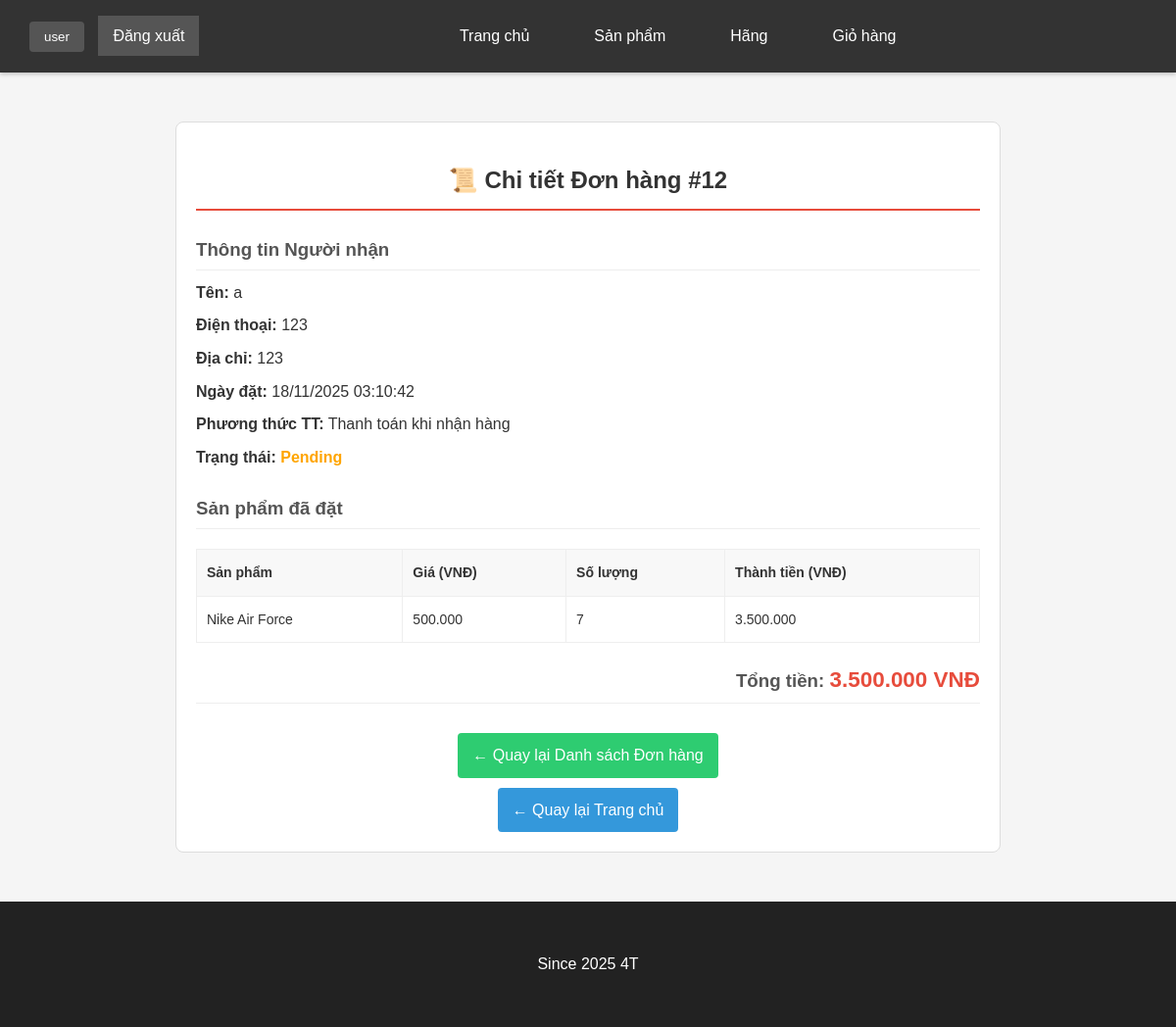
The app's page /order_detail.php?id=12 (signed in) with its own data.
### tables this page shows
CREATE TABLE `orders` (
  `id` int(11) NOT NULL,
  `user_id` int(11) DEFAULT 0,
  `receiver_name` varchar(255) NOT NULL,
  `phone_number` varchar(20) NOT NULL,
  `address` text NOT NULL,
  `total_amount` decimal(10,2) NOT NULL,
  `payment_method` varchar(50) NOT NULL,
  `status` varchar(50) NOT NULL,
  `transaction_id` varchar(255) DEFAULT NULL,
  `order_date` datetime DEFAULT current_timestamp()
);

CREATE TABLE `order_details` (
  `id` int(11) NOT NULL,
  `order_id` int(11) NOT NULL,
  `product_name` varchar(255) NOT NULL,
  `price` decimal(10,2) NOT NULL,
  `quantity` int(11) NOT NULL
);

### order_detail.php (the view, shortened to what this page needs)
<?php
include 'includes/db.php';
include 'includes/header.php';
$logged_in_user_id = $_SESSION['user_id'] ?? 0;
$order_id = (int)($_GET['id'] ?? 0);
echo '<link rel="stylesheet" href="css/checkout.css">';
if ($order_id === 0) {
    $orders = [];
    $stmt = $conn->prepare("SELECT id, total_amount, payment_method, status, order_date FROM orders WHERE user_id = ? ORDER BY order_date DESC");
    if (!$stmt) {
        die("Lỗi chuẩn bị truy vấn: " . $conn->error);
    }
    $stmt->bind_param("i", $logged_in_user_id);
    $stmt->execute();
    $result = $stmt->get_result();
    while ($row = $result->fetch_assoc()) {
        $orders[] = $row;
    }
    $stmt->close();
    ?>
    <div class="order-summary">
        <h2>🛍️ Đơn hàng của tôi</h2>
        <?php if (empty($orders)): ?>
            <p style="text-align: center; padding: 20px; color: #777;">Bạn chưa có đơn hàng nào.</p>
            <a href="products.php" class="btn-return" style="background-color: #2ecc71;">BẮT ĐẦU MUA SẮM</a>
        <?php else: ?>
            <table class="details-table">
                <thead>
                    <tr>
                        <th>Mã ĐH</th>
                        <th>Ngày đặt</th>
                        <th>Tổng tiền</th>
                        <th>Trạng thái</th>
                        <th>Hành động</th>
                    </tr>
                </thead>
                <tbody>
                    <?php foreach ($orders as $order): ?>
                    <tr>
                        <td>#<?= $order['id'] ?></td>
                        <td><?= date('d/m/Y', strtotime($order['order_date'])) ?></td>
                        <td><?= number_format($order['total_amount'], 0, ',', '.') ?> VNĐ</td>
                        <td><span style="color:
                            <?php
                                if ($order['status'] == 'Processing') echo 'blue';
                                else if ($order['status'] == 'Delivered') echo 'green';
                                else if ($order['status'] == 'Failed') echo 'red';
                                else echo 'orange';
                            ?>; font-weight: bold;">
                            <?= htmlspecialchars($order['status']) ?>
                        </span></td>
                        <td>
                            <a href="order_detail.php?id=<?= $order['id'] ?>" class="btn-return" style="padding: 5px 10px; font-size: 14px; background-color: #3498db; display: inline;">Xem chi tiết</a>
                        </td>
                    </tr>
                    <?php endforeach; ?>
                </tbody>
            </table>
        <?php endif; ?>
    </div>
    <?php
}
else {
    $order_details = [];
    $stmt = $conn->prepare("SELECT * FROM orders WHERE id = ?");
    $stmt->bind_param("i", $order_id);
    $stmt->execute();
    $result = $stmt->get_result();
    $order = $result->fetch_assoc();
    $detail_stmt = $conn->prepare("SELECT product_name, price, quantity FROM order_details WHERE order_id = ?");
    $detail_stmt->bind_param("i", $order_id);
    $detail_stmt->execute();
    $details_result = $detail_stmt->get_result();
    while ($row = $details_result->fetch_assoc()) {
        $order_details[] = $row;
    }
    ?>
    <div class="order-summary">
        <h2>📜 Chi tiết Đơn hàng #<?= $order['id'] ?></h2>
        <div class="info-box">
            <h3>Thông tin Người nhận</h3>
            <p><strong>Tên:</strong> <?= htmlspecialchars($order['receiver_name']) ?></p>
            <p><strong>Điện thoại:</strong> <?= htmlspecialchars($order['phone_number']) ?></p>
            <p><strong>Địa chỉ:</strong> <?= htmlspecialchars($order['address']) ?></p>
            <p><strong>Ngày đặt:</strong> <?= date('d/m/Y H:i:s', strtotime($order['order_date'])) ?></p>
            <?php
                $methods = ['cod' => 'Thanh toán khi nhận hàng', 'momo' => 'Ví điện tử MOMO', 'vnpay' => 'VNPAY', 'bank_transfer' => 'Thẻ ngân hàng'];
                $payment_display = $methods[$order['payment_method']] ?? 'Không xác định';
            ?>
            <p><strong>Phương thức TT:</strong> <?= htmlspecialchars($payment_display) ?></p>
            <p><strong>Trạng thái:</strong>
                <span style="color:
                <?php
                    if ($order['status'] == 'Processing') echo 'blue';
                    else if ($order['status'] == 'Delivered') echo 'green';
                    else if ($order['status'] == 'Failed') echo 'red';
                    else echo 'orange';
                ?>; font-weight: bold;">
                <?= htmlspecialchars($order['status']) ?>
                </span>
            </p>
        </div>
        <h3>Sản phẩm đã đặt</h3>
        <table class="details-table">
            <thead>
                <tr>
                    <th>Sản phẩm</th>
                    <th>Giá (VNĐ)</th>
                    <th>Số lượng</th>
                    <th>Thành tiền (VNĐ)</th>
                </tr>
            </thead>
            <tbody>
                <?php foreach ($order_details as $item):
                    $subtotal = $item['price'] * $item['quantity'];
                ?>
                <tr>
                    <td><?= htmlspecialchars($item['product_name']) ?></td>
                    <td><?= number_format($item['price'], 0, ',', '.') ?></td>
                    <td><?= $item['quantity'] ?></td>
                    <td><?= number_format($subtotal, 0, ',', '.') ?></td>
                </tr>
                <?php endforeach; ?>
            </tbody>
        </table>
        <h3 style="text-align: right; margin-top: 20px;">Tổng tiền: <span style="color: #e74c3c;"><?= number_format($order['total_amount'], 0, ',', '.') ?> VNĐ</span></h3>
        <a href="order_detail.php" class="btn-return" style="background-color: #2ecc71; display: block; width: fit-content; margin: 30px auto 10px auto;">← Quay lại Danh sách Đơn hàng</a>
        <a href="index.php" class="btn-return" style="background-color: #3498db; display: block; width: fit-content; margin: 0 auto;">← Quay lại Trang chủ</a>
    </div>
    <?php
}
include 'includes/footer.php';
?>

### css/style.css (style rules this page uses)
body { font-family: 'Arial', sans-serif; background: #f8f8f8; margin: 0; color: #333; line-height: 1.6; }

### css/dangky.css (style rules this page uses)
body { font-family: Arial, sans-serif; background-color: #f5f5f5; margin: 0; }

### css/checkout.css (style rules this page uses)
.checkout-container, .success-container, .order-summary { max-width: 800px; margin: 30px auto; padding: 20px; border: 1px solid #ddd; border-radius: 8px; background-color: #fff; }
.order-summary h2, .checkout-container h2, .success-container h2 { text-align: center; color: #333; border-bottom: 2px solid #e74c3c; padding-bottom: 10px; margin-bottom: 20px; }
.order-summary h3, .checkout-container h3 { margin-top: 25px; margin-bottom: 10px; padding-bottom: 5px; border-bottom: 1px solid #eee; color: #555; }
.info-box p { margin: 8px 0; }
.details-table { width: 100%; border-collapse: collapse; margin-top: 20px; font-size: 14px; }
.details-table th, .details-table td { border: 1px solid #eee; padding: 12px 10px; text-align: left; }
.details-table th { background-color: #f8f8f8; font-weight: bold; color: #333; }
.btn-return { background-color: #3498db; color: white; padding: 10px 15px; border: none; border-radius: 4px; cursor: pointer; text-align: center; display: block; text-decoration: none; margin-top: 10px; transition: background-color 0.3s; }
.order-summary h3:last-of-type span { font-size: 1.2em; }

### records on screen
orders: id "12", receiver_name "a", phone_number "123", address "123", order_date "18/11/2025 03:10:42", payment_method "Thanh toán khi nhận hàng", status "Pending", total_amount "3.500.000"
order_details: product_name "Nike Air Force", price "500.000", quantity "7", subtotal "3.500.000"

### other values on screen
$username "user"
